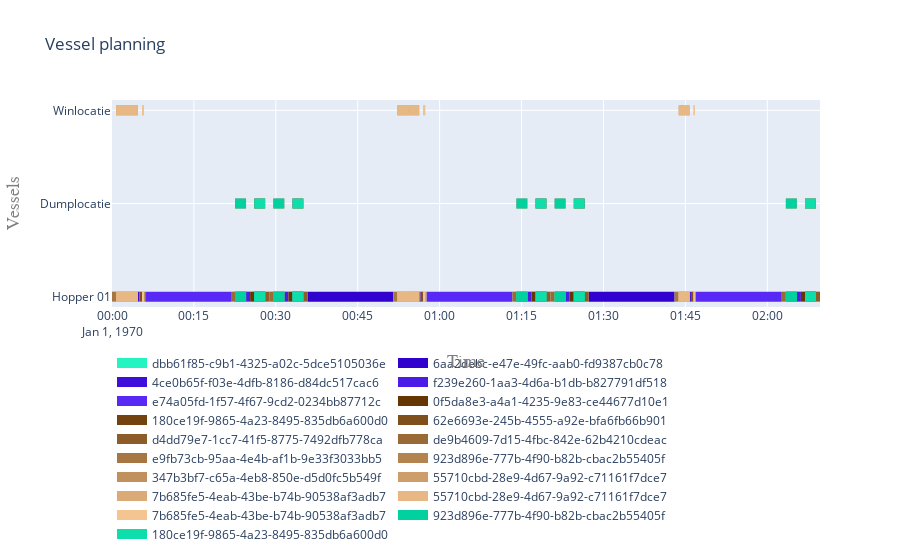

The notebook cell saved with this chart:
### Code cell
plot.vessel_planning([hopper, from_site, to_site])
fig = plot.get_step_chart([to_site])
fig = plot.get_step_chart([from_site])
fig = plot.get_step_chart([hopper])
